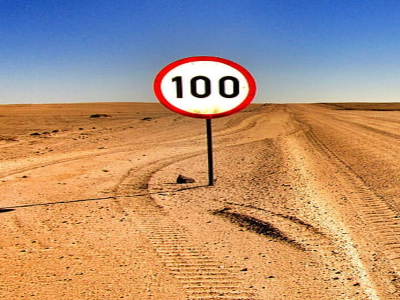
#> input picture midterm/Code/pictures/Q2imageA.png, 400 x 300 px
$ python question2.py
#> lines starting #> are read from the running program, lines starting #| are printed output that depends on the picture
import cv2 as cv
import numpy as np

MIN_MATCH_COUNT = 10

img1 = cv.imread('./pictures/Q2imageA.png')
#> img1 is the input picture: shape (300, 400, 3); mean B, G, R 120.7, 145.8, 179.1
img2 = cv.imread('./pictures/Q2imageB.png')
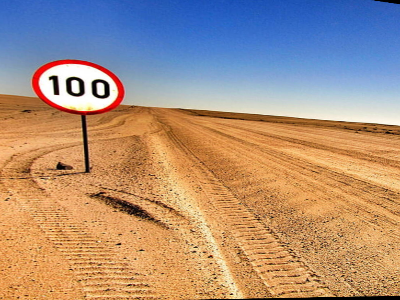
#> input picture midterm/Code/pictures/Q2imageB.png, 400 x 300 px
#> img2 is the input picture: shape (300, 400, 3); mean B, G, R 125.8, 144.8, 171.5

gray1 = cv.cvtColor(img1, cv.COLOR_BGR2GRAY)
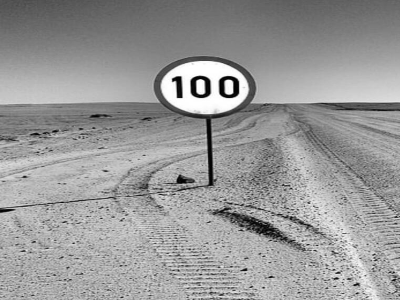
#> gray1: shape (300, 400); min 0, max 255, mean 152.9
gray2 = cv.cvtColor(img2, cv.COLOR_BGR2GRAY)
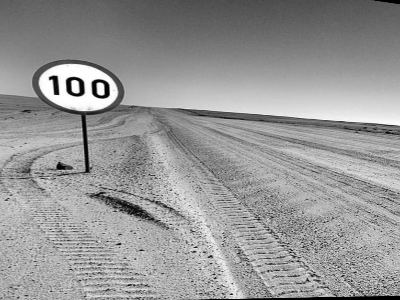
#> gray2: shape (300, 400); min 0, max 255, mean 150.6

# SIFT feature detection
sift = cv.SIFT_create()

key1, des1 = sift.detectAndCompute(gray1, None)
#> key1 = 449 keypoints; strongest (x, y, size): (178, 80, 5.6), (179, 94, 4.8), (229, 87, 6.1), (200, 86, 6.1)
key2, des2 = sift.detectAndCompute(gray2, None)
#> key2 = 456 keypoints; strongest (x, y, size): (56, 92, 4.2), (54, 79, 5.1), (107, 94, 4.4), (94, 83, 4.3)

bf = cv.BFMatcher()

# Find two matches for every descriptor
matches = bf.knnMatch(des2, des1, k=2)
#> matches = 456 matches

good_matches = []
for m in matches:
    if m[0].distance < 0.5 * m[1].distance:
        good_matches.append([m[0]])
#> after the loop, good_matches = 107 matches

if len(good_matches) > MIN_MATCH_COUNT:
    match_img = cv.drawMatchesKnn(img1, key1, img2, key2, good_matches, None, flags=2)
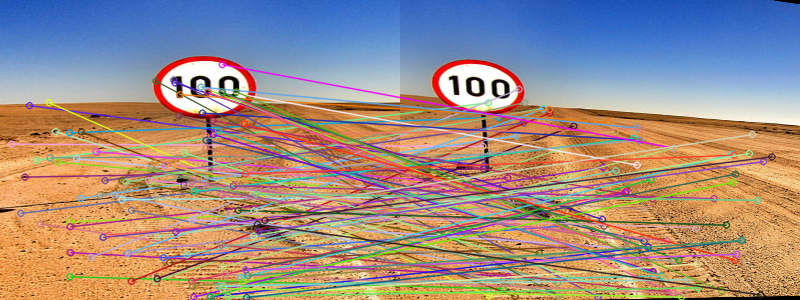
#> match_img: shape (300, 800, 3); mean B, G, R 133.5, 141.5, 160.8
    cv.imshow('match points', match_img)
    cv.imwrite('./pictures/Q2_match_points.jpg', match_img)

    # reshape good matches for homography
    src = np.float32([key2[m[0].queryIdx].pt for m in good_matches]).reshape(-1, 1, 2)
#> src = 107 rows, first 8: [9.3, 165.3], [13.33, 228.4], [13.33, 228.4], [14.27, 199.9], [27.31, 175.1], [29.97, 246.9], [33.97, 152.4], [34.65, 166.5]
    dst = np.float32([key1[m[0].trainIdx].pt for m in good_matches]).reshape(-1, 1, 2)
#> dst = 107 rows, first 8: [125.5, 181.6], [127.4, 252.9], [127.4, 252.9], [129.7, 220.3], [144.6, 191.6], [144.5, 273.9], [152.5, 165.1], [152.7, 181.4]

    H, mask = cv.findHomography(src, dst, cv.RANSAC, 4.0)
#> H = [[0.98, -0.0535, 123.1], [-0.129, 1.09, -1.79], [-0.00044, -8.86e-05, 1]]; mask = 107 values from 1 to 1

    stitched = cv.warpPerspective(img2, H, (img1.shape[1] + img2.shape[1], img1.shape[0] + img2.shape[0]), cv.INTER_LINEAR, borderMode=cv.BORDER_CONSTANT, borderValue=(0,0,0))
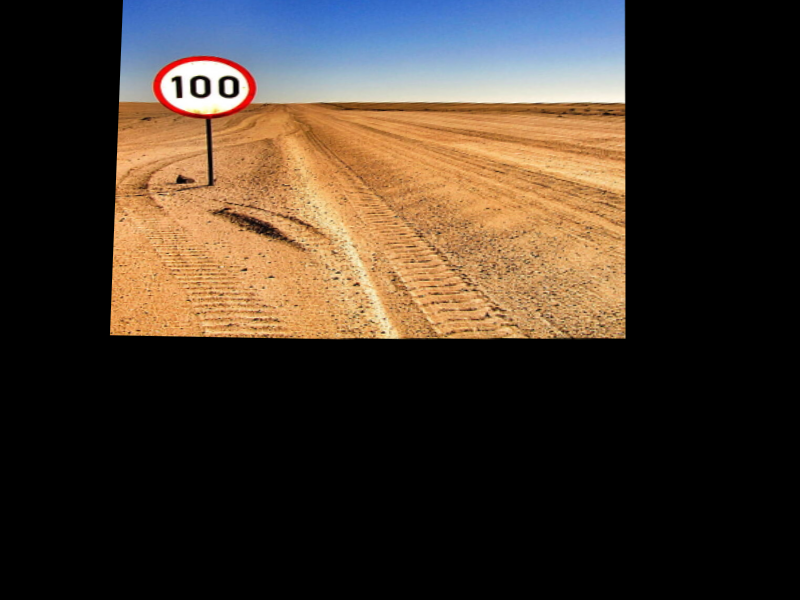
#> stitched: shape (600, 800, 3); mean B, G, R 43.1, 54, 66.3

    stitched[0:img1.shape[0], 0:img1.shape[1]] = img1
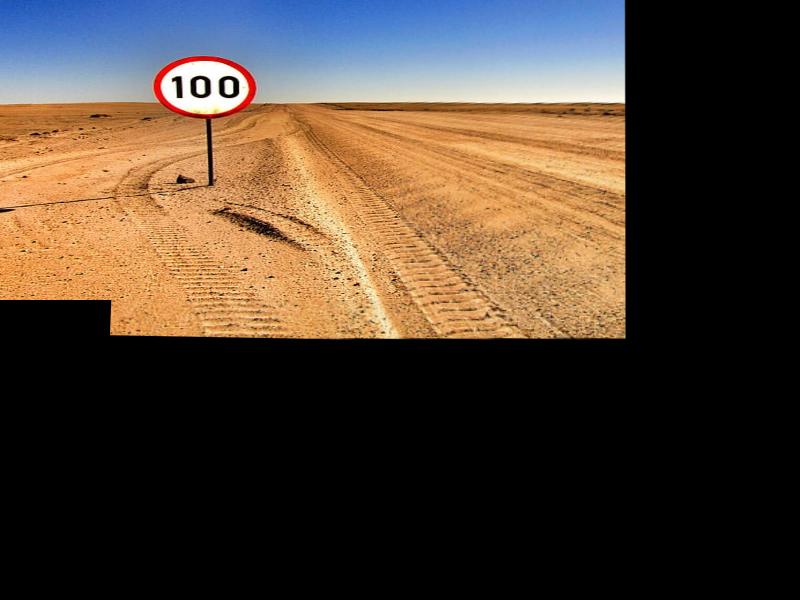
#> stitched: shape (600, 800, 3); mean B, G, R 52, 64.7, 79.5

    cv.imshow('stitched', stitched)
    cv.imwrite('./pictures/Q2_stitched.jpg', stitched)
else:
    print("Not enough matching point")

cv.waitKey(0)
